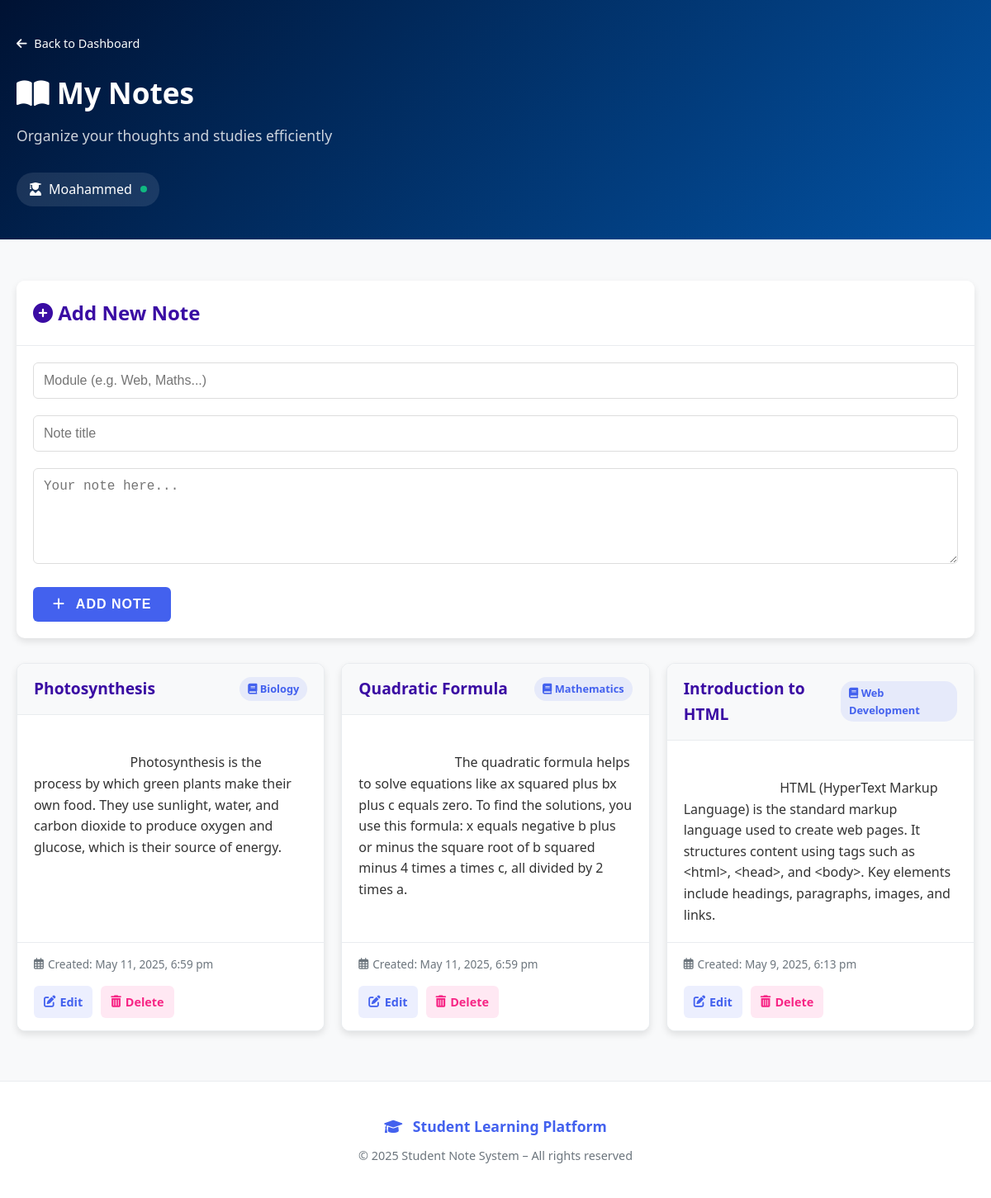
Page /student/notes/notes_student.php (signed in) on the committed database.
### tables this page shows
CREATE TABLE `student` (
  `id` int(11) NOT NULL,
  `username` varchar(100) NOT NULL,
  `password` varchar(100) NOT NULL,
  `name` varchar(100) NOT NULL,
  `id_admin` int(11) NOT NULL
);

CREATE TABLE `student_notes` (
  `id` int(11) NOT NULL,
  `student_id` int(11) NOT NULL,
  `module` varchar(100) DEFAULT NULL,
  `title` varchar(100) DEFAULT NULL,
  `content` text DEFAULT NULL,
  `created_at` timestamp NOT NULL DEFAULT current_timestamp(),
  `updated_at` timestamp NOT NULL DEFAULT current_timestamp() ON UPDATE current_timestamp()
);

### student/notes/notes_student.php (the view, shortened to what this page needs)
<?php
include '../../config/connectiondb.php';
$student_id = $_SESSION['student_id'];
$stmt = $conn->prepare("SELECT * FROM student_notes WHERE student_id = ? ORDER BY created_at DESC");
$stmt->bind_param("i", $student_id);
$stmt->execute();
$notes_result = $stmt->get_result();
$notes = $notes_result->fetch_all(MYSQLI_ASSOC);
$stmt = $conn->prepare("SELECT name FROM student WHERE id = ?");
$stmt->bind_param("i", $student_id);
$stmt->execute();
$student_result = $stmt->get_result();
$student = $student_result->fetch_assoc();
$student_name = $student ? $student['name'] : 'Student';
?>
<!DOCTYPE html>
<html lang="en">
<head>
    <link rel="stylesheet" href="https://cdnjs.cloudflare.com/ajax/libs/font-awesome/6.0.0/css/all.min.css">
    <link rel="stylesheet" href="../../assets/css/student/notes_style.css">
</head>
<body>
    <div class="header-banner">
        <div class="header-content">
            <a href="../student_dashboard.php" class="back-link">
                <i class="fas fa-arrow-left"></i> Back to Dashboard
            </a>
            <h1><i class="fas fa-book-open"></i> My Notes</h1>
            <p class="subtitle">Organize your thoughts and studies efficiently</p>
            <div class="user-status">
                <i class="fas fa-user-graduate"></i> <?php echo htmlspecialchars($student_name); ?>
                <span class="status-dot"></span>
            </div>
        </div>
    </div>
    <div class="container">
        <div class="card">
            <div class="card-header">
                <h3 class="card-title"><i class="fas fa-plus-circle"></i> Add New Note</h3>
            </div>
            <div class="card-body">
                <form method="POST">
                    <div class="form-group">
                        <input type="text" class="form-control" name="module" placeholder="Module (e.g. Web, Maths...)" required>
                    </div>
                    <div class="form-group">
                        <input type="text" class="form-control" name="title" placeholder="Note title" required>
                    </div>
                    <div class="form-group">
                        <textarea class="form-control" name="content" placeholder="Your note here..." rows="5" required></textarea>
                    </div>
                    <button type="submit" name="add_note" class="btn btn-primary">
                        <i class="fas fa-plus"></i> Add Note
                    </button>
                </form>
            </div>
        </div>
        <?php if (count($notes) > 0): ?>
            <div class="notes-container">
                <?php foreach ($notes as $note): ?>
                    <div class="note">
                        <div class="note-header">
                            <h3 class="note-title"><?php echo htmlspecialchars($note['title']); ?></h3>
                            <span class="module-badge">
                                <i class="fas fa-book"></i> <?php echo htmlspecialchars($note['module']); ?>
                            </span>
                        </div>
                        <div class="note-content">
                            <?php echo nl2br(htmlspecialchars($note['content'])); ?>
                        </div>
                        <div class="note-footer">
                            <div class="note-meta">
                                <i class="far fa-calendar-alt"></i> Created: <?php echo date('M j, Y, g:i a', strtotime($note['created_at'])); ?>
                            </div>
                            <div class="note-actions">
                                <a href="edit_note_student.php?id=<?php echo $note['id']; ?>" class="action-btn edit-btn">
                                    <i class="fas fa-edit"></i> Edit
                                </a>
                                <a href="?delete_id=<?php echo $note['id']; ?>" onclick="return confirm('Are you sure you want to delete this note?');" class="action-btn delete-btn">
                                    <i class="fas fa-trash-alt"></i> Delete
                                </a>
                            </div>
                        </div>
                    </div>
                <?php endforeach; ?>
            </div>
        <?php endif; ?>
    </div>
    <footer class="footer">
        <div class="container">
            <div class="footer-content">
                <span class="footer-icon"><i class="fas fa-graduation-cap"></i> Student Learning Platform</span>
                <span class="footer-copyright">© 2025 Student Note System – All rights reserved</span>
            </div>
        </div>
    </footer>
</body>
</html>

### assets/css/student/notes_style.css (style rules this page uses)
:root { --primary-color: #4361ee; --secondary-color: #3a0ca3; --accent-color: #f72585; --light-gray: #f8f9fa; --medium-gray: #e9ecef; --dark-gray: #6c757d; --box-shadow: 0 4px 8px rgba(0, 0, 0, 0.1); --transition: all 0.3s ease; }
* { margin: 0; padding: 0; box-sizing: border-box; }
body { font-family: 'Segoe UI', Tahoma, Geneva, Verdana, sans-serif; background-color: var(--light-gray); color: #333; line-height: 1.6; padding: 0; }
.container { max-width: 1200px; margin: 0 auto; padding: 20px; }
.header-banner { background: linear-gradient(135deg, #001233 0%, #0353a4 100%); color: white; padding: 40px 20px; margin-bottom: 30px; border-radius: 0; }
.header-content { max-width: 1200px; margin: 0 auto; }
.back-link { display: inline-block; margin-bottom: 20px; color: white; text-decoration: none; font-weight: 500; font-size: 0.9rem; transition: var(--transition); }
.back-link i { margin-right: 5px; }
h1 { font-size: 2.2rem; margin-bottom: 10px; font-weight: 700; }
.subtitle { color: rgba(255, 255, 255, 0.8); margin-bottom: 20px; font-weight: 300; font-size: 1.1rem; }
.user-status { display: inline-flex; align-items: center; background-color: rgba(255, 255, 255, 0.1); padding: 8px 15px; border-radius: 20px; margin-top: 10px; }
.user-status i { margin-right: 8px; font-size: 1rem; }
.status-dot { display: inline-block; width: 8px; height: 8px; background-color: #10b981; border-radius: 50%; margin-left: 10px; }
.card { background: white; border-radius: 10px; box-shadow: var(--box-shadow); margin-bottom: 30px; overflow: hidden; }
.card-header { padding: 20px; background-color: white; border-bottom: 1px solid var(--medium-gray); }
.card-title { font-size: 1.5rem; color: var(--secondary-color); margin-bottom: 0; }
.card-body { padding: 20px; }
.form-group { margin-bottom: 20px; }
.form-control { width: 100%; padding: 12px; border: 1px solid #ddd; border-radius: 6px; font-size: 16px; transition: var(--transition); }
.btn { display: inline-block; padding: 12px 24px; color: white; border: none; border-radius: 6px; cursor: pointer; font-size: 16px; font-weight: 600; text-transform: uppercase; letter-spacing: 1px; transition: var(--transition); text-decoration: none; }
.btn-primary { background-color: var(--primary-color); }
.btn i { margin-right: 8px; }
.notes-container { display: grid; grid-template-columns: repeat(auto-fill, minmax(350px, 1fr)); gap: 20px; }
.note { background: white; border-radius: 10px; box-shadow: var(--box-shadow); transition: var (--transition); overflow: hidden; height: 100%; display: flex; flex-direction: column; border: 1px solid var(--medium-gray); }
.note-header { padding: 15px 20px; background-color: var(--light-gray); border-bottom: 1px solid var(--medium-gray); display: flex; justify-content: space-between; align-items: center; }
.note-title { color: var(--secondary-color); margin: 0; font-size: 1.2rem; font-weight: 600; }
.module-badge { display: inline-block; background-color: rgba(67, 97, 238, 0.1); color: var(--primary-color); padding: 4px 10px; border-radius: 15px; font-size: 0.8rem; font-weight: 600; }
.note-content { padding: 20px; flex-grow: 1; white-space: pre-wrap; line-height: 1.6; }
.note-footer { padding: 15px 20px; background-color: white; border-top: 1px solid var(--medium-gray); }
.note-meta { font-size: 0.85rem; color: var(--dark-gray); margin-bottom: 15px; display: flex; align-items: center; }
.note-meta i { margin-right: 5px; }
.note-actions { display: flex; gap: 10px; }
.action-btn { display: inline-flex; align-items: center; padding: 8px 12px; border-radius: 6px; font-size: 0.9rem; font-weight: 600; text-decoration: none; transition: var(--transition); }
.action-btn i { margin-right: 5px; }
.edit-btn { background-color: rgba(67, 97, 238, 0.1); color: var(--primary-color); }
.delete-btn { background-color: rgba(247, 37, 133, 0.1); color: var(--accent-color); }
.footer { background-color: white; border-top: 1px solid var(--medium-gray); padding: 20px 0; margin-top: 40px; text-align: center; }
.footer-content { display: flex; flex-direction: column; align-items: center; gap: 10px; }
.footer-icon { color: var(--primary-color); font-weight: 600; font-size: 1.1rem; }
.footer-icon i { margin-right: 8px; }
.footer-copyright { color: var(--dark-gray); font-size: 0.9rem; }

### rows in the picture
student: name "Moahammed"
student_notes: title "Photosynthesis", module "Biology", content "Photosynthesis is the process by which green plants make their own food. They use sunlight, water, and carbon dioxide to produce oxygen and glucose, which is their source of energy.…", created_at "May 11, 2025, 6:59 pm"
student_notes: title "Quadratic Formula", module "Mathematics", content "The quadratic formula helps to solve equations like ax squared plus bx plus c equals zero. To find the solutions, you use this formula: x equals negative b plus or minus the square root of b squared minus 4 times a times c, all divided by 2 times a.", created_at "May 11, 2025, 6:59 pm"
student_notes: title "Introduction to HTML", module "Web Development", content "HTML (HyperText Markup Language) is the standard markup language used to create web pages. It structures content using tags such as <html>, <head>, and <body>. Key elements include headings, paragraphs, images, and links.", created_at "May 9, 2025, 6:13 pm"
